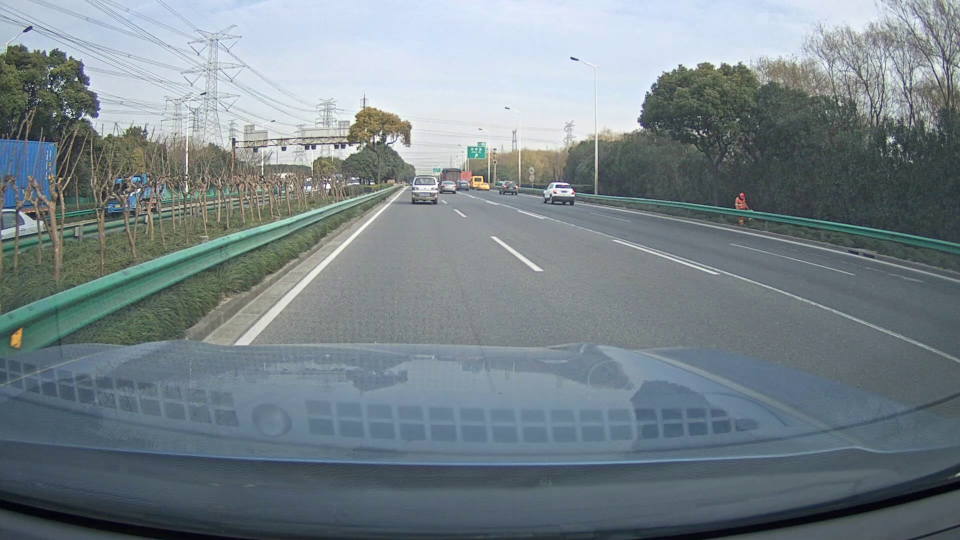
#> input picture rknn/test.jpg, 1920 x 1080 px (shown at 1/2 size)
$ python onnx2rknn_demo_ZQ.py
#> lines starting #> are read from the running program, lines starting #| are printed output that depends on the picture
import os
import urllib
import traceback
import time
import sys
import numpy as np
import cv2
from rknn.api import RKNN
from math import exp

import math


ONNX_MODEL = './Unet_mutilLane_ZQ.onnx'
RKNN_MODEL = './Unet_mutilLane_ZQ.rknn'
DATASET = './image_list.txt'

QUANTIZE_ON = True


color_list = [(100, 149, 237), (0, 0, 255), (173, 255, 47), (240, 255, 255), (0, 100, 0),
              (47, 79, 79), (255, 228, 196), (138, 43, 226), (165, 42, 42), (222, 184, 135)]

lane_Id_type = [7, 5, 3, 1, 2, 4, 6, 8]


line_type = ['No lane markings',
             'Single white solid line',
             'Single white dashed line',
             'Single solid yellow line',
             'Single yellow dashed line',
             'Double solid white lines',
             'Double solid yellow lines',
             'Double yellow dashed lines',
             'Double white yellow solid lines',
             'Double white dashed lines',
             'Double white solid dashed lines']


def softmax(x, axis):
    x -= np.max(x, axis=axis, keepdims=True)
    value = np.exp(x) / np.sum(np.exp(x), axis=1, keepdims=True)
    return value


def export_rknn_inference(img):
    # Create RKNN object
    rknn = RKNN(verbose=True)

    # pre-process config
    print('--> Config model')
    rknn.config(mean_values=[[0, 0, 0]], std_values=[[255, 255, 255]], quantized_algorithm='normal', quantized_method='channel', target_platform='rk3588')  # mmse
    print('done')

    # Load ONNX model
    print('--> Loading model')
    ret = rknn.load_onnx(model=ONNX_MODEL, outputs=['seg_output', 'cls_output'])
    if ret != 0:
        print('Load model failed!')
        exit(ret)
    print('done')

    # Build model
    print('--> Building model')
    ret = rknn.build(do_quantization=QUANTIZE_ON, dataset=DATASET, rknn_batch_size=1)
    if ret != 0:
        print('Build model failed!')
        exit(ret)
    print('done')

    # Export RKNN model
    print('--> Export rknn model')
    ret = rknn.export_rknn(RKNN_MODEL)
    if ret != 0:
        print('Export rknn model failed!')
        exit(ret)
    print('done')

    # Init runtime environment
    print('--> Init runtime environment')
    ret = rknn.init_runtime()
    # ret = rknn.init_runtime(target='rk3566')
    if ret != 0:
        print('Init runtime environment failed!')
        exit(ret)
    print('done')

    # Inference
    print('--> Running model')
    outputs = rknn.inference(inputs=[img])
    rknn.release()
    print('done')

    return outputs


if __name__ == '__main__':
    print('This is main ...')

    input_w = 640
    input_h = 480

    img_path = './test.jpg'
    orig_img = cv2.imread(img_path)
#> orig_img is the input picture: shape (1080, 1920, 3); mean B, G, R 136.7, 130.9, 119
    img_h, img_w = orig_img.shape[:2]
#> img_h = 1080; img_w = 1920
    img = cv2.cvtColor(orig_img, cv2.COLOR_BGR2RGB)
    img = cv2.resize(img, (input_w, input_h))
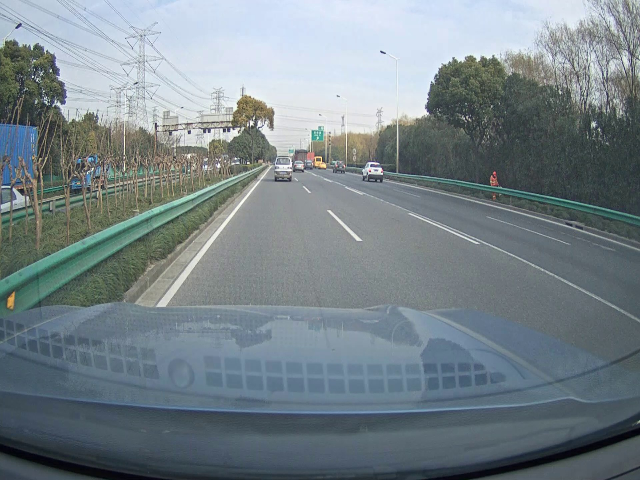
#> img: shape (480, 640, 3); mean R, G, B 118.9, 130.9, 136.7
    img = np.expand_dims(img, 0)

#> (the run stopped early here; a loop or call above may not have finished)
